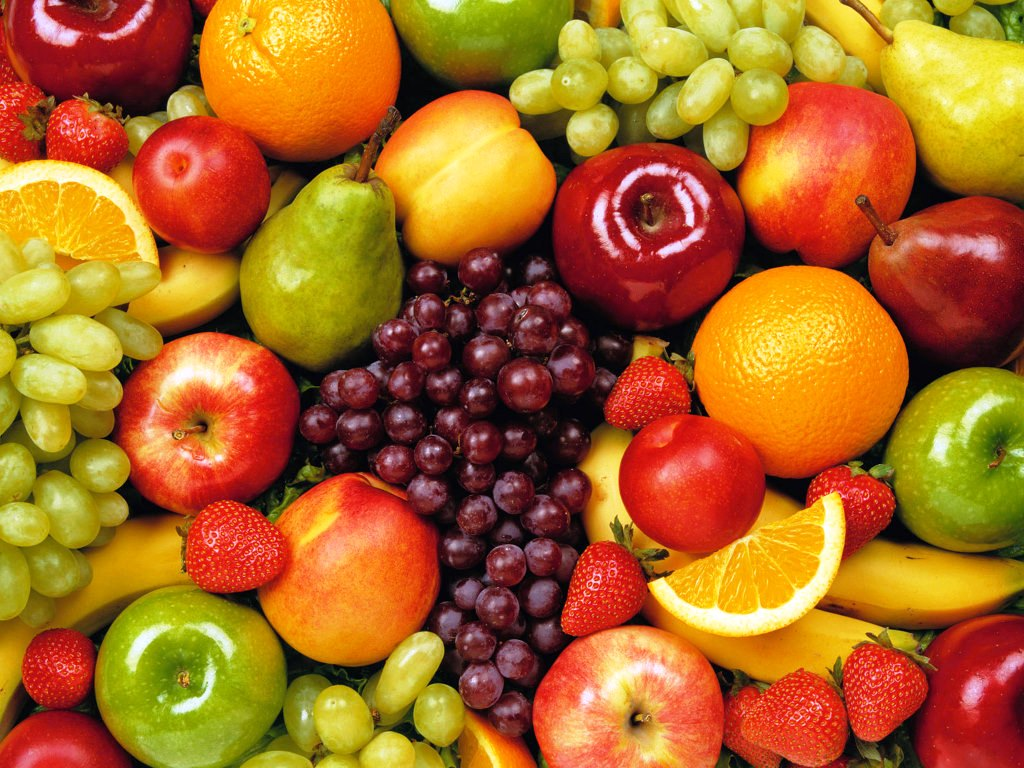
#> input picture frutas.jpg, 1024 x 768 px
$ python canny.py
#> lines starting #> are read from the running program, lines starting #| are printed output that depends on the picture; after the words box and inside, x2 and y2 are one past the last pixel; in counts of white or black regions, pixels touching at a corner belong together
import cv2
import matplotlib.pyplot as plt

imagen = cv2.imread("frutas.jpg")
#> imagen is the input picture: shape (768, 1024, 3); mean B, G, R 34.7, 104, 170.5

if imagen is None:
    print("Error: no se encontró frutas.jpg")
else:
    imagen_rgb = cv2.cvtColor(imagen, cv2.COLOR_BGR2RGB)

    imagen_gris = cv2.cvtColor(imagen, cv2.COLOR_BGR2GRAY)
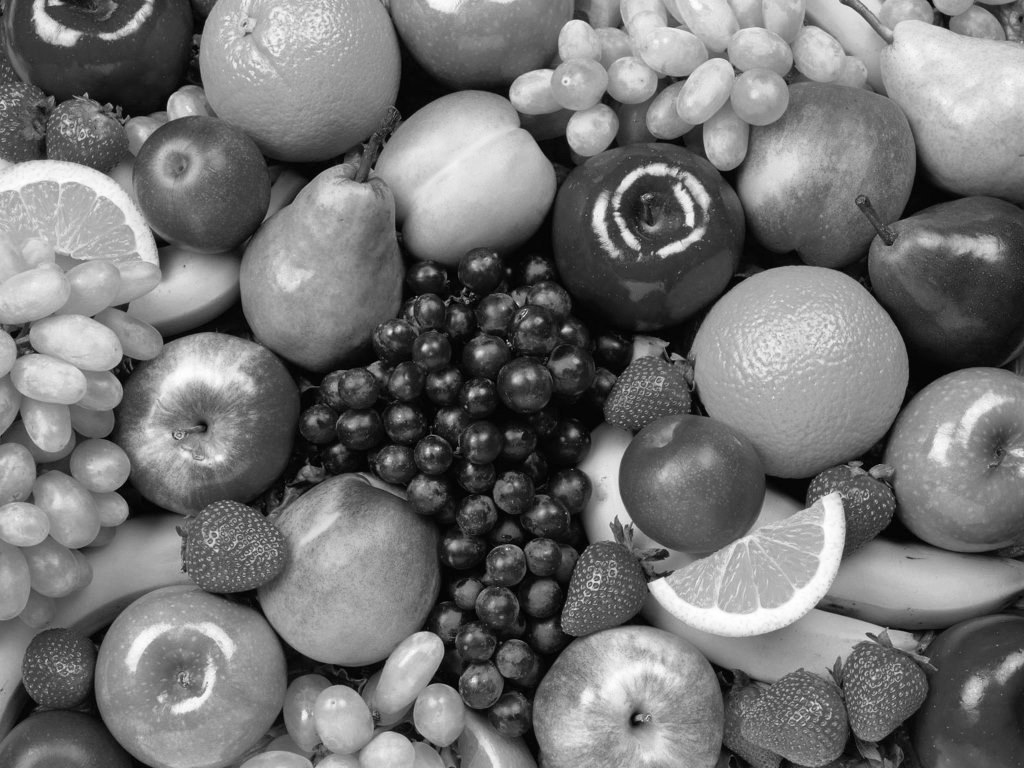
#> imagen_gris: shape (768, 1024); min 0, max 255, mean 116

    bordes = cv2.Canny(
        imagen_gris,
        threshold1=80,
        threshold2=255
    )
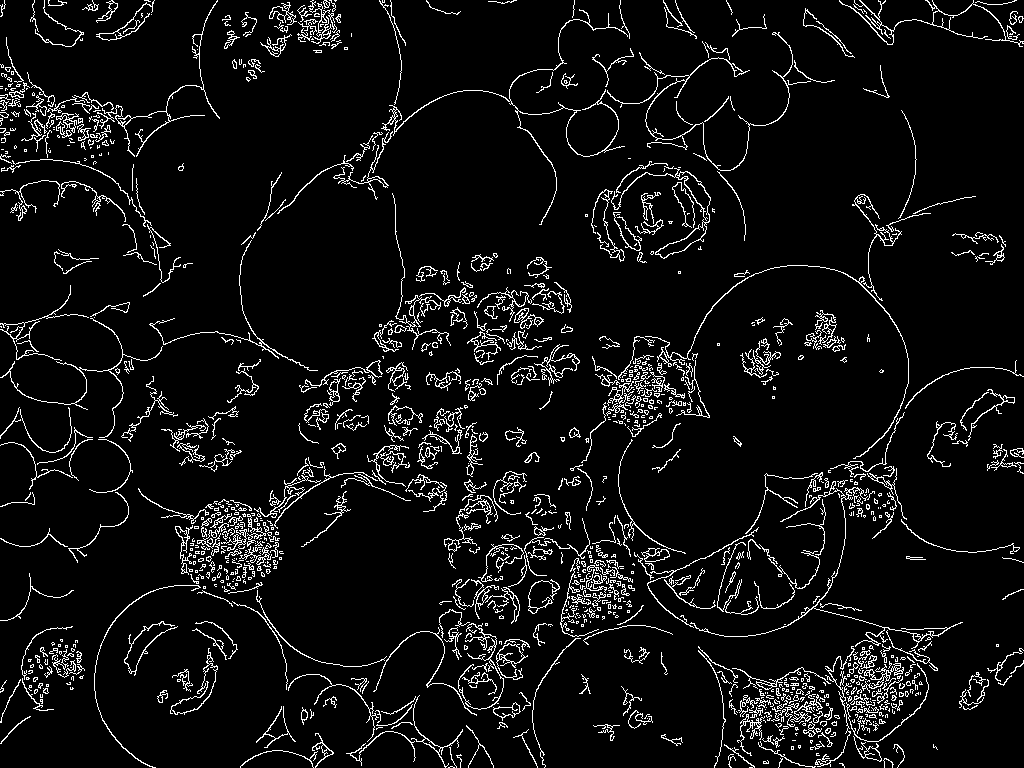
#> bordes: shape (768, 1024); 6.5% white in thin lines or dots

    figura, ejes = plt.subplots(1, 2, figsize=(12, 5))

    ejes[0].imshow(imagen_rgb)
    ejes[0].set_title("Imagen original")
    ejes[0].axis("off")

    ejes[1].imshow(bordes, cmap="gray")
    ejes[1].set_title("Bordes Canny")
    ejes[1].axis("off")

    plt.tight_layout()
    plt.show()
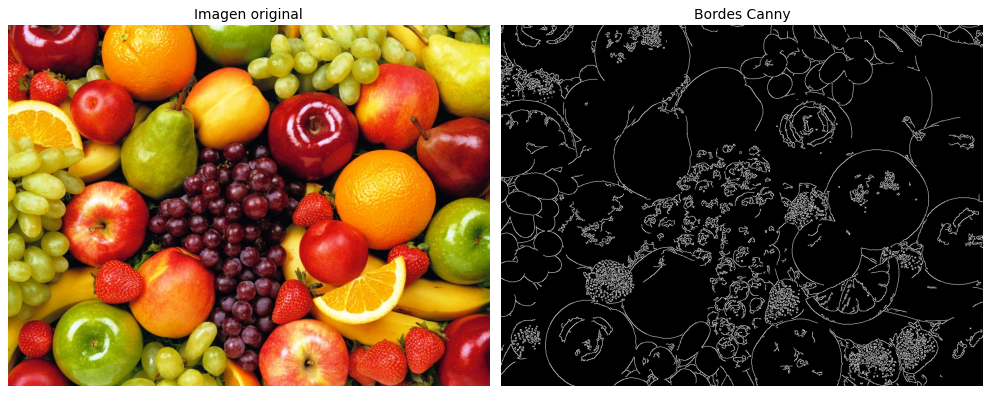
#> figure drawn by matplotlib, 2 panels

$ run again, with gatos_perros_casas.jpg copied over frutas.jpg
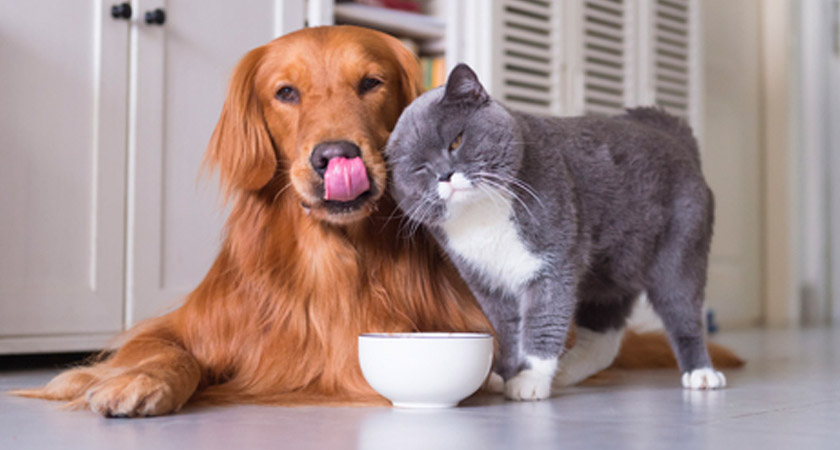
#> input picture gatos_perros_casas.jpg, 840 x 450 px
#> imagen is the input picture: shape (450, 840, 3); mean B, G, R 137.5, 140.6, 162.7
#> `bordes = cv2.Canny( imagen_gris, threshold1=80, threshold2=255 )`:
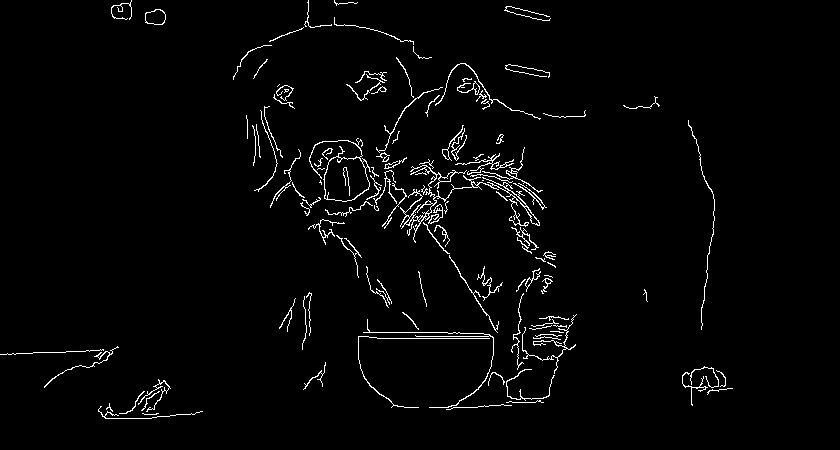
#> bordes: shape (450, 840); 2.4% white in thin lines or dots, all inside (x1, y1, x2, y2) = (0, 0, 733, 419)
#> `plt.show()`:
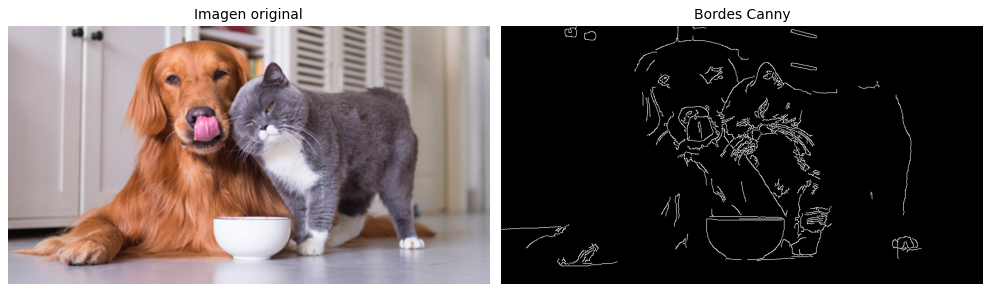
#> figure drawn by matplotlib, 2 panels

$ run again, with huerto.jpg copied over frutas.jpg
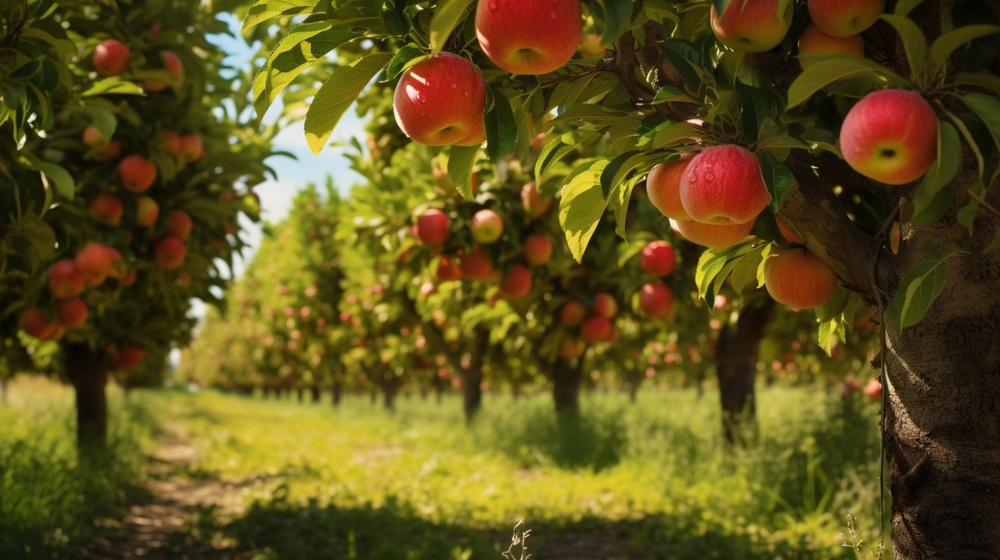
#> input picture huerto.jpg, 1000 x 560 px, shrunk from 4500 x 2522 before the run
#> imagen is the input picture: shape (560, 1000, 3); mean B, G, R 27.9, 81.6, 95.6
#> `bordes = cv2.Canny( imagen_gris, threshold1=80, threshold2=255 )`:
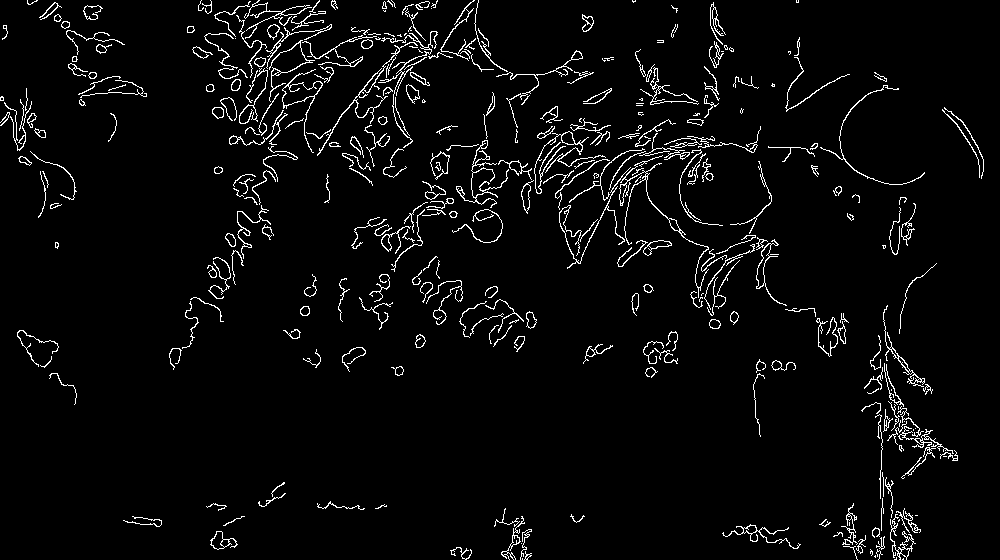
#> bordes: shape (560, 1000); 3.9% white in thin lines or dots
#> `plt.show()`:
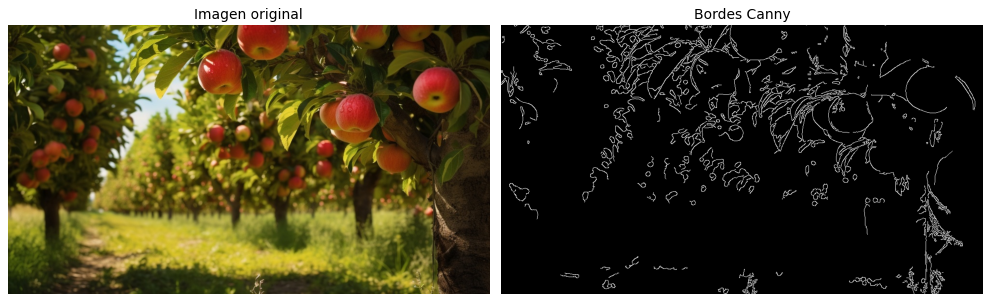
#> figure drawn by matplotlib, 2 panels
